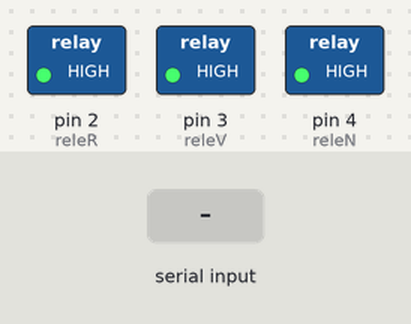
Recording of a sketch running on a simulated Arduino Uno, built with avr-gcc and run on an emulated ATmega328P. Parts: switched loads named in the sketch (green lamp = pin HIGH). Inputs (shaded band) come from the test bench. EEPROM starts erased; what the sketch prints to the serial monitor is not drawn.

Above: at 1.2 s.
1.3 s: "1" received over the second serial link
At 2.6 s:
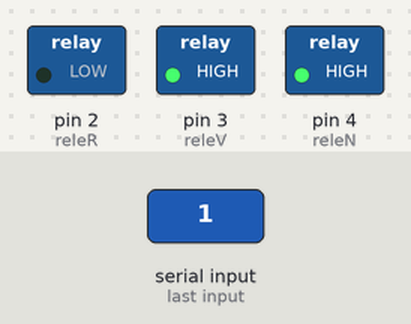
3.8 s: "2" received over the second serial link
At 5.9 s:
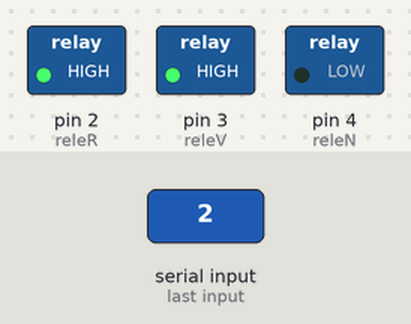
6.3 s: "3" received over the second serial link
At 7.6 s:
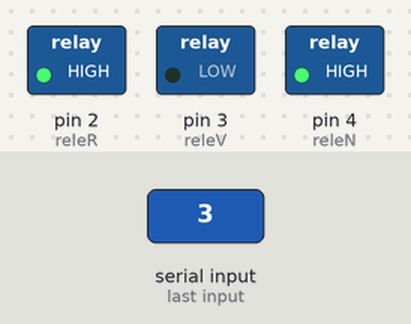
Timing chart, 0 to 9.3 s (numbered marks = the images above; inputs shaded):
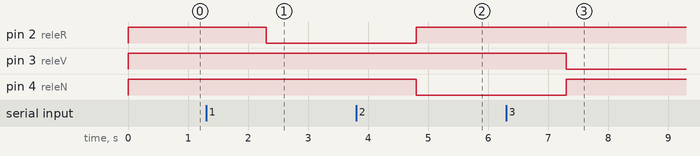

The sketch:

SemaforoBTMain.ino
```cpp
/* Semáforo de Violencia de Género controlado mediante Bluetooth y con luces controladas mediante
   módulo de relés. Implementa memorización del estado en la EEPROM
   Se recibe un carácter desde Bluetooth por puerto serie. Según su valor se activa un color:
      - '1' -> Rojo
      - '2' -> Amarillo
      - '3' -> Verde
      - '0' -> Apagar todo
   Autores: José Luis González de Chávez y Augusto Samuel Hernández Martín
   Github: DigitalCodesign (https://github.com/DigitalCodesign) y AugustoS97 (https://github.com/AugustoS97)
*/

/*  CONEXIÓN DE LA ELECTRÓNICA
    Módulo de Relé:
      Canal 1 (Rojo) -> D2
      Canal 2 (Verde) -> D3
      Canal 3 (Ámbar) -> D4
      Vcc -> 5V
      GND -> GND
    Módulo Bluetooth:
      Rx BT -> D11
      Tx BT -> D10
      Vcc -> 5V
      GND -> GND
*/

#include <SoftwareSerial.h> // libreria que permite establecer pines digitales
#include <EEPROM.h> //Libreria para almacenar en memoria en Arduino

#define releR  2
#define releV 3
#define releN 4

#define SERIAL_PRINT //Para utilizar los mensajes seriales

SoftwareSerial miBT(10, 11);  // pin 10 como RX, pin 11 como TX

String msj_recibido = "";

void setup() {
#ifdef SERIAL_PRINT
  Serial.begin(9600);   // comunicacion de monitor serial a 9600 bps
#endif
  miBT.begin(9600);    // comunicacion serie entre Arduino y el modulo a 38400 bps o a 9600.
  pinMode(releR, OUTPUT);
  pinMode(releV, OUTPUT);
  pinMode(releN, OUTPUT);
  digitalWrite(releR, HIGH); //Trabajan con logica negada. HIGH para apagar rele y LOW encender
  digitalWrite(releV, HIGH);
  digitalWrite(releN, HIGH);

  //Se lee de la EEPROM el ultimo estado y se coloca en ese estado
  char ultimo_estado = char(EEPROM.read(0x00));
  //Se actua en los reles de acuerdo al valor almacenado

  enciendeSemaforo(ultimo_estado); //Se enciende el semaforo con el valor del ultimo estado
} //Fin del Setup

void loop() { //Inicio Loop
  if (miBT.available())   {    // si hay informacion disponible desde modulo
    msj_recibido = miBT.readString();

    //Se guarda en la EEPROM el nueo valor recibido
    if ((char(EEPROM.read(0x00)) != msj_recibido[0]) && (msj_recibido[0] == '1' || msj_recibido[0] == '2' || msj_recibido[0] == '3' || msj_recibido[0] == '0')) {
      EEPROM.write(0x00, char(msj_recibido[0]));
#ifdef SERIAL_PRINT
      Serial.print("Almacenando el valor recibido en la EEPROM:");
      Serial.println(char(msj_recibido[0]));
#endif
    }
#ifdef SERIAL_PRINT
    Serial.print(msj_recibido[0]);
#endif
    enciendeSemaforo (char(msj_recibido[0])); //Se activa el color del semaforo segun el mensaje recibido
  }

} //Fin del Loop

//Funcion para encender semaforo
void enciendeSemaforo (char mensaje) {
  if (mensaje == '1') { //Rojo
#ifdef SERIAL_PRINT
    Serial.print("Encendiendo luz Roja");
#endif
    digitalWrite(releR, LOW);
    digitalWrite(releV, HIGH);
    digitalWrite(releN, HIGH);
  }
  else if (mensaje == '2') { //Amarillo
#ifdef SERIAL_PRINT
    Serial.print("Encendiendo luz Amarilla");
#endif
    digitalWrite(releR, HIGH);
    digitalWrite(releV, HIGH);
    digitalWrite(releN, LOW);
  }
  else if (mensaje == '3') { //Verde
#ifdef SERIAL_PRINT
    Serial.print("Encendiendo luz Verde");
#endif
    digitalWrite(releR, HIGH);
    digitalWrite(releV, LOW);
    digitalWrite(releN, HIGH);
  }
  else if (mensaje == '0') { //Semaforo apagado
#ifdef SERIAL_PRINT
    Serial.print("Apagando todas las luces");
#endif
    digitalWrite(releR, HIGH);
    digitalWrite(releV, HIGH);
    digitalWrite(releN, HIGH);
  }
}
```

Measured:
- after the input at 1.3 s, pin 2 (releR): HIGH → LOW after 1.0 s
- after the input at 3.8 s, pin 2 (releR): LOW → HIGH after 1.0 s; pin 4 (releN): HIGH → LOW after 1.0 s
- after the input at 6.3 s, pin 3 (releV): HIGH → LOW after 1.0 s; pin 4 (releN): LOW → HIGH after 1.0 s
